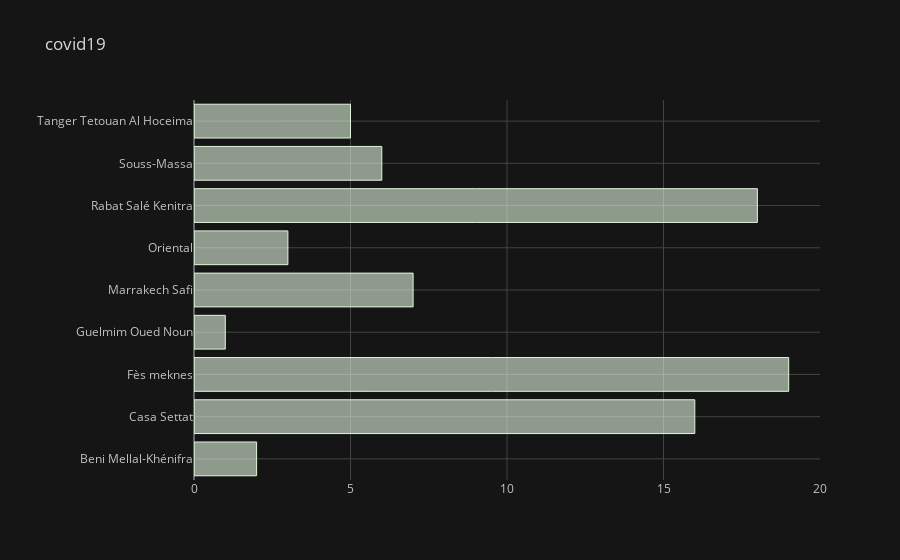

The notebook cell saved with this chart:
### Code cell
corona_morocco()

### Figure 1 — Plotly figure (JSON) as saved in the notebook; plotly's stock layout.template omitted (floating-point values rounded to 4 significant figures)
{"data": [{"marker": {"color": "rgba(224, 243, 219, 0.6)", "line": {"color": "rgba(224, 243, 219, 1.0)", "width": 1}}, "name": "Nombre de cas", "orientation": "h", "text": "", "type": "bar", "x": [2, 16, 19, 1, 7, 3, 18, 6, 5], "y": ["Beni Mellal-Khénifra", "Casa Settat", "Fès meknes", "Guelmim Oued Noun", "Marrakech Safi", "Oriental", "Rabat Salé Kenitra", "Souss-Massa", "Tanger Tetouan Al Hoceima"]}], "layout": {"barmode": "overlay", "legend": {"bgcolor": "#151516", "font": {"color": "#D9D9D9"}}, "paper_bgcolor": "#151516", "plot_bgcolor": "#151516", "title": {"font": {"color": "#D9D9D9"}, "text": "covid19"}, "xaxis": {"gridcolor": "#434343", "showgrid": true, "tickfont": {"color": "#C2C2C2"}, "title": {"font": {"color": "#D9D9D9"}, "text": ""}, "zerolinecolor": "#666570"}, "yaxis": {"gridcolor": "#434343", "showgrid": true, "tickfont": {"color": "#C2C2C2"}, "title": {"font": {"color": "#D9D9D9"}, "text": ""}, "zerolinecolor": "#666570"}}}
